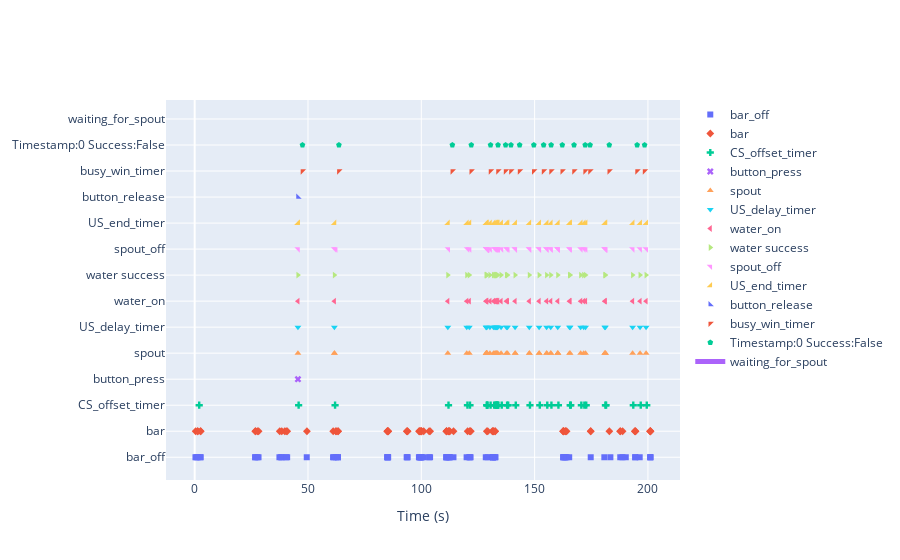

This figure's notebook cell:
### Markdown cell above
# Event plots

### Code cell
keys = df_events.event_name.unique()
keys = keys[keys!='state_change']

# state_def = [{'name': 'hold_for_water', 
#                   'onset': 'hold_for_water', 'offset': 'waiting_for_spout'},
#             {'name': 'waiting_for_spout', 
#                  'onset': 'waiting_for_spout', 'offset': 'busy_win'},
#             {'name': 'busy_win', 
#                  'onset': 'busy_win', 'offset': 'break_after_water'},
#             {'name': 'break_after_water', 
#                  'onset': 'break_after_water',    'offset': 'waiting_for_bar'},
#             {'name': 'break_after_no_water', 
#                  'onset': 'break_after_no_water', 'offset': 'waiting_for_bar'}]

state_def = [
            {'name': 'waiting_for_spout', 
                 'onset': 'waiting_for_spout', 'offset': 'busy_win'}]

plot_session(df_events, keys, state_def)

### Figure 1 — Plotly figure (JSON) as saved in the notebook; plotly's stock layout.template omitted (floating-point values rounded to 4 significant figures)
{"data": [{"marker": {"symbol": "square"}, "mode": "markers", "name": "bar_off", "type": "scatter", "x": [0.345, 0.795, 1.307, 2.527, 2.612, 26.65, 26.85, 27.66, 28.18, 37.4, 38.06, 38.45, 40.34, 40.81, 49.45, 61.05, 61.52, 62.36, 63.23, 63.24, 84.97, 85.02, 85.09, 85.32, 85.38, 93.54, 93.85, 93.91, 98.95, 99.19, 99.4, 99.56, 99.91, 100.0, 100.1, 101.0, 103.4, 103.9, 111.0, 111.1, 111.1, 111.6, 112.0, 112.5, 112.5, 114.2, 120.0, 121.1, 121.5, 121.7, 128.5, 129.3, 131.3, 131.6, 131.6, 131.7, 131.7, 132.6, 132.7, 162.6, 162.6, 162.8, 163.4, 163.6, 164.1, 165.3, 174.8, 180.8, 183.4, 187.8, 188.8, 190.2, 194.3, 194.5, 196.4, 201.0, 201.1, 201.1], "y": ["bar_off", "bar_off", "bar_off", "bar_off", "bar_off", "bar_off", "bar_off", "bar_off", "bar_off", "bar_off", "bar_off", "bar_off", "bar_off", "bar_off", "bar_off", "bar_off", "bar_off", "bar_off", "bar_off", "bar_off", "bar_off", "bar_off", "bar_off", "bar_off", "bar_off", "bar_off", "bar_off", "bar_off", "bar_off", "bar_off", "bar_off", "bar_off", "bar_off", "bar_off", "bar_off", "bar_off", "bar_off", "bar_off", "bar_off", "bar_off", "bar_off", "bar_off", "bar_off", "bar_off", "bar_off", "bar_off", "bar_off", "bar_off", "bar_off", "bar_off", "bar_off", "bar_off", "bar_off", "bar_off", "bar_off", "bar_off", "bar_off", "bar_off", "bar_off", "bar_off", "bar_off", "bar_off", "bar_off", "bar_off", "bar_off", "bar_off", "bar_off", "bar_off", "bar_off", "bar_off", "bar_off", "bar_off", "bar_off", "bar_off", "bar_off", "bar_off", "bar_off", "bar_off"]}, {"marker": {"symbol": "diamond"}, "mode": "markers", "name": "bar", "type": "scatter", "x": [0.425, 1.292, 1.374, 2.564, 2.684, 26.75, 26.87, 27.71, 28.21, 37.53, 38.43, 39.75, 40.39, 40.83, 49.54, 61.13, 62.31, 62.4, 63.24, 63.31, 85.01, 85.05, 85.13, 85.35, 85.45, 93.56, 93.87, 93.95, 98.99, 99.2, 99.41, 99.58, 99.92, 100.0, 100.2, 101.1, 103.5, 103.9, 111.1, 111.1, 111.2, 112.0, 112.0, 112.5, 112.5, 114.2, 120.4, 121.4, 121.5, 121.9, 128.9, 129.3, 131.4, 131.6, 131.7, 131.7, 132.6, 132.6, 162.6, 162.6, 162.7, 162.9, 163.5, 163.6, 164.1, 174.7, 174.8, 183.0, 187.7, 187.8, 188.8, 194.2, 194.4, 194.5, 201.0, 201.0, 201.1, 201.2], "y": ["bar", "bar", "bar", "bar", "bar", "bar", "bar", "bar", "bar", "bar", "bar", "bar", "bar", "bar", "bar", "bar", "bar", "bar", "bar", "bar", "bar", "bar", "bar", "bar", "bar", "bar", "bar", "bar", "bar", "bar", "bar", "bar", "bar", "bar", "bar", "bar", "bar", "bar", "bar", "bar", "bar", "bar", "bar", "bar", "bar", "bar", "bar", "bar", "bar", "bar", "bar", "bar", "bar", "bar", "bar", "bar", "bar", "bar", "bar", "bar", "bar", "bar", "bar", "bar", "bar", "bar", "bar", "bar", "bar", "bar", "bar", "bar", "bar", "bar", "bar", "bar", "bar", "bar"]}, {"marker": {"symbol": "cross"}, "mode": "markers", "name": "CS_offset_timer", "type": "scatter", "x": [2, 45.87, 61.95, 112.0, 120.4, 121.5, 128.9, 129.1, 129.2, 130.6, 132.2, 132.7, 133.1, 133.3, 133.5, 133.7, 134.0, 135.5, 137.9, 138.3, 141.7, 147.9, 152.3, 155.6, 157.4, 160.5, 165.7, 166.0, 170.6, 172.0, 172.8, 181.2, 181.5, 193.5, 196.8, 199.5], "y": ["CS_offset_timer", "CS_offset_timer", "CS_offset_timer", "CS_offset_timer", "CS_offset_timer", "CS_offset_timer", "CS_offset_timer", "CS_offset_timer", "CS_offset_timer", "CS_offset_timer", "CS_offset_timer", "CS_offset_timer", "CS_offset_timer", "CS_offset_timer", "CS_offset_timer", "CS_offset_timer", "CS_offset_timer", "CS_offset_timer", "CS_offset_timer", "CS_offset_timer", "CS_offset_timer", "CS_offset_timer", "CS_offset_timer", "CS_offset_timer", "CS_offset_timer", "CS_offset_timer", "CS_offset_timer", "CS_offset_timer", "CS_offset_timer", "CS_offset_timer", "CS_offset_timer", "CS_offset_timer", "CS_offset_timer", "CS_offset_timer", "CS_offset_timer", "CS_offset_timer"]}, {"marker": {"symbol": "x"}, "mode": "markers", "name": "button_press", "type": "scatter", "x": [45.57], "y": ["button_press"]}, {"marker": {"symbol": "triangle-up"}, "mode": "markers", "name": "spout", "type": "scatter", "x": [45.57, 61.65, 61.68, 111.7, 120.1, 121.2, 128.6, 128.8, 128.8, 128.8, 128.9, 128.9, 128.9, 128.9, 128.9, 129.0, 130.3, 131.8, 132.4, 132.8, 133.0, 133.2, 133.4, 133.7, 135.2, 137.6, 138.0, 141.4, 141.4, 147.6, 147.7, 152.0, 152.0, 155.3, 155.4, 157.1, 157.2, 160.2, 160.3, 160.3, 165.4, 165.7, 170.3, 171.7, 172.5, 180.9, 181.0, 181.2, 181.3, 193.2, 196.5, 199.2], "y": ["spout", "spout", "spout", "spout", "spout", "spout", "spout", "spout", "spout", "spout", "spout", "spout", "spout", "spout", "spout", "spout", "spout", "spout", "spout", "spout", "spout", "spout", "spout", "spout", "spout", "spout", "spout", "spout", "spout", "spout", "spout", "spout", "spout", "spout", "spout", "spout", "spout", "spout", "spout", "spout", "spout", "spout", "spout", "spout", "spout", "spout", "spout", "spout", "spout", "spout", "spout", "spout"]}, {"marker": {"symbol": "triangle-down"}, "mode": "markers", "name": "US_delay_timer", "type": "scatter", "x": [45.57, 61.65, 111.7, 120.1, 121.2, 128.6, 128.8, 128.9, 130.3, 131.9, 132.4, 132.8, 133.0, 133.2, 133.4, 133.7, 135.2, 137.6, 138.0, 141.4, 147.7, 152.0, 155.3, 157.1, 160.2, 165.4, 165.7, 170.3, 171.7, 172.5, 180.9, 181.2, 193.2, 196.5, 199.2], "y": ["US_delay_timer", "US_delay_timer", "US_delay_timer", "US_delay_timer", "US_delay_timer", "US_delay_timer", "US_delay_timer", "US_delay_timer", "US_delay_timer", "US_delay_timer", "US_delay_timer", "US_delay_timer", "US_delay_timer", "US_delay_timer", "US_delay_timer", "US_delay_timer", "US_delay_timer", "US_delay_timer", "US_delay_timer", "US_delay_timer", "US_delay_timer", "US_delay_timer", "US_delay_timer", "US_delay_timer", "US_delay_timer", "US_delay_timer", "US_delay_timer", "US_delay_timer", "US_delay_timer", "US_delay_timer", "US_delay_timer", "US_delay_timer", "US_delay_timer", "US_delay_timer", "US_delay_timer"]}, {"marker": {"symbol": "triangle-left"}, "mode": "markers", "name": "water_on", "type": "scatter", "x": [45.57, 61.65, 111.7, 120.1, 121.2, 128.6, 128.8, 128.9, 130.3, 131.9, 132.4, 132.8, 133.0, 133.2, 133.4, 133.7, 135.2, 137.6, 138.0, 141.4, 147.7, 152.0, 155.3, 157.1, 160.2, 165.4, 165.7, 170.3, 171.7, 172.5, 180.9, 181.2, 193.2, 196.5, 199.2], "y": ["water_on", "water_on", "water_on", "water_on", "water_on", "water_on", "water_on", "water_on", "water_on", "water_on", "water_on", "water_on", "water_on", "water_on", "water_on", "water_on", "water_on", "water_on", "water_on", "water_on", "water_on", "water_on", "water_on", "water_on", "water_on", "water_on", "water_on", "water_on", "water_on", "water_on", "water_on", "water_on", "water_on", "water_on", "water_on"]}, {"marker": {"symbol": "triangle-right"}, "mode": "markers", "name": "water success", "type": "scatter", "x": [45.57, 61.65, 111.7, 120.1, 121.2, 128.6, 128.8, 128.9, 130.3, 131.9, 132.4, 132.8, 133.0, 133.2, 133.4, 133.7, 135.2, 137.6, 138.0, 141.4, 147.7, 152.0, 155.3, 157.1, 160.2, 165.4, 165.7, 170.3, 171.7, 172.5, 180.9, 181.2, 193.2, 196.5, 199.2], "y": ["water success", "water success", "water success", "water success", "water success", "water success", "water success", "water success", "water success", "water success", "water success", "water success", "water success", "water success", "water success", "water success", "water success", "water success", "water success", "water success", "water success", "water success", "water success", "water success", "water success", "water success", "water success", "water success", "water success", "water success", "water success", "water success", "water success", "water success", "water success"]}, {"marker": {"symbol": "triangle-ne"}, "mode": "markers", "name": "spout_off", "type": "scatter", "x": [45.59, 61.66, 62.21, 111.9, 120.4, 121.3, 128.8, 128.8, 128.8, 128.9, 128.9, 128.9, 128.9, 128.9, 129.0, 129.3, 130.3, 132.4, 132.8, 133.0, 133.2, 133.3, 133.7, 133.9, 135.3, 137.7, 138.1, 141.4, 141.5, 147.7, 147.7, 152.0, 152.1, 155.3, 155.4, 157.1, 157.2, 160.2, 160.3, 160.3, 165.4, 165.7, 170.4, 171.7, 172.5, 181, 181.0, 181.3, 181.3, 193.2, 196.5, 199.2], "y": ["spout_off", "spout_off", "spout_off", "spout_off", "spout_off", "spout_off", "spout_off", "spout_off", "spout_off", "spout_off", "spout_off", "spout_off", "spout_off", "spout_off", "spout_off", "spout_off", "spout_off", "spout_off", "spout_off", "spout_off", "spout_off", "spout_off", "spout_off", "spout_off", "spout_off", "spout_off", "spout_off", "spout_off", "spout_off", "spout_off", "spout_off", "spout_off", "spout_off", "spout_off", "spout_off", "spout_off", "spout_off", "spout_off", "spout_off", "spout_off", "spout_off", "spout_off", "spout_off", "spout_off", "spout_off", "spout_off", "spout_off", "spout_off", "spout_off", "spout_off", "spout_off", "spout_off"]}, {"marker": {"symbol": "triangle-se"}, "mode": "markers", "name": "US_end_timer", "type": "scatter", "x": [45.59, 45.59, 61.67, 111.7, 120.1, 121.2, 128.6, 128.8, 128.9, 130.3, 131.9, 132.4, 132.8, 133.0, 133.2, 133.4, 133.7, 135.2, 137.6, 138.0, 141.4, 147.7, 152.0, 155.3, 157.1, 160.2, 165.4, 165.7, 170.3, 171.7, 172.5, 181.0, 181.2, 193.3, 196.5, 199.2], "y": ["US_end_timer", "US_end_timer", "US_end_timer", "US_end_timer", "US_end_timer", "US_end_timer", "US_end_timer", "US_end_timer", "US_end_timer", "US_end_timer", "US_end_timer", "US_end_timer", "US_end_timer", "US_end_timer", "US_end_timer", "US_end_timer", "US_end_timer", "US_end_timer", "US_end_timer", "US_end_timer", "US_end_timer", "US_end_timer", "US_end_timer", "US_end_timer", "US_end_timer", "US_end_timer", "US_end_timer", "US_end_timer", "US_end_timer", "US_end_timer", "US_end_timer", "US_end_timer", "US_end_timer", "US_end_timer", "US_end_timer", "US_end_timer"]}, {"marker": {"symbol": "triangle-sw"}, "mode": "markers", "name": "button_release", "type": "scatter", "x": [45.63], "y": ["button_release"]}, {"marker": {"symbol": "triangle-nw"}, "mode": "markers", "name": "busy_win_timer", "type": "scatter", "x": [47.57, 63.65, 113.7, 122.1, 130.6, 133.8, 137.2, 139.6, 143.4, 149.7, 154.0, 157.3, 162.2, 167.4, 172.3, 174.5, 182.9, 195.2, 198.5], "y": ["busy_win_timer", "busy_win_timer", "busy_win_timer", "busy_win_timer", "busy_win_timer", "busy_win_timer", "busy_win_timer", "busy_win_timer", "busy_win_timer", "busy_win_timer", "busy_win_timer", "busy_win_timer", "busy_win_timer", "busy_win_timer", "busy_win_timer", "busy_win_timer", "busy_win_timer", "busy_win_timer", "busy_win_timer"]}, {"marker": {"symbol": "pentagon"}, "mode": "markers", "name": "Timestamp:0 Success:False", "type": "scatter", "x": [47.57, 63.65, 113.7, 122.1, 130.6, 133.9, 137.2, 139.6, 143.4, 149.7, 154.0, 157.3, 162.2, 167.4, 172.3, 174.5, 182.9, 195.2, 198.5], "y": ["Timestamp:0 Success:False", "Timestamp:0 Success:False", "Timestamp:0 Success:False", "Timestamp:0 Success:False", "Timestamp:0 Success:False", "Timestamp:0 Success:False", "Timestamp:0 Success:False", "Timestamp:0 Success:False", "Timestamp:0 Success:False", "Timestamp:0 Success:False", "Timestamp:0 Success:False", "Timestamp:0 Success:False", "Timestamp:0 Success:False", "Timestamp:0 Success:False", "Timestamp:0 Success:False", "Timestamp:0 Success:False", "Timestamp:0 Success:False", "Timestamp:0 Success:False", "Timestamp:0 Success:False"]}, {"line": {"width": 5}, "mode": "lines", "name": "waiting_for_spout", "type": "scatter", "x": [0.001966, 0.04557, null, 0.04757, 0.06165, null, 0.06365, 0.1117, null, 0.1137, 0.1201, null, 0.1221, 0.1286, null, 0.1306, 0.1318, null, 0.1352, 0.1352, null, 0.1372, 0.1376, null, 0.1396, 0.1414, null, 0.1434, 0.1477, null, 0.1497, 0.152, null, 0.154, 0.1553, null, 0.1573, 0.1602, null, 0.1622, 0.1654, null, 0.1674, 0.1703, null, 0.1723, 0.1725, null, 0.1745, 0.1809, null, 0.1829, 0.1932, null, 0.1952, 0.1965, null, 0.1985, 0.1992, null], "y": ["waiting_for_spout", "waiting_for_spout", "waiting_for_spout", "waiting_for_spout", "waiting_for_spout", "waiting_for_spout", "waiting_for_spout", "waiting_for_spout", "waiting_for_spout", "waiting_for_spout", "waiting_for_spout", "waiting_for_spout", "waiting_for_spout", "waiting_for_spout", "waiting_for_spout", "waiting_for_spout", "waiting_for_spout", "waiting_for_spout", "waiting_for_spout", "waiting_for_spout", "waiting_for_spout", "waiting_for_spout", "waiting_for_spout", "waiting_for_spout", "waiting_for_spout", "waiting_for_spout", "waiting_for_spout", "waiting_for_spout", "waiting_for_spout", "waiting_for_spout", "waiting_for_spout", "waiting_for_spout", "waiting_for_spout", "waiting_for_spout", "waiting_for_spout", "waiting_for_spout", "waiting_for_spout", "waiting_for_spout", "waiting_for_spout", "waiting_for_spout", "waiting_for_spout", "waiting_for_spout", "waiting_for_spout", "waiting_for_spout", "waiting_for_spout", "waiting_for_spout", "waiting_for_spout", "waiting_for_spout", "waiting_for_spout", "waiting_for_spout", "waiting_for_spout", "waiting_for_spout", "waiting_for_spout", "waiting_for_spout", "waiting_for_spout", "waiting_for_spout", "waiting_for_spout", "waiting_for_spout", "waiting_for_spout", "waiting_for_spout"]}], "layout": {"autosize": true, "xaxis": {"autorange": true, "range": [-12.57, 214.1], "title": {"text": "Time (s)"}, "type": "linear"}, "yaxis": {"autorange": true, "range": [-1.047, 13.74], "type": "category"}}}
